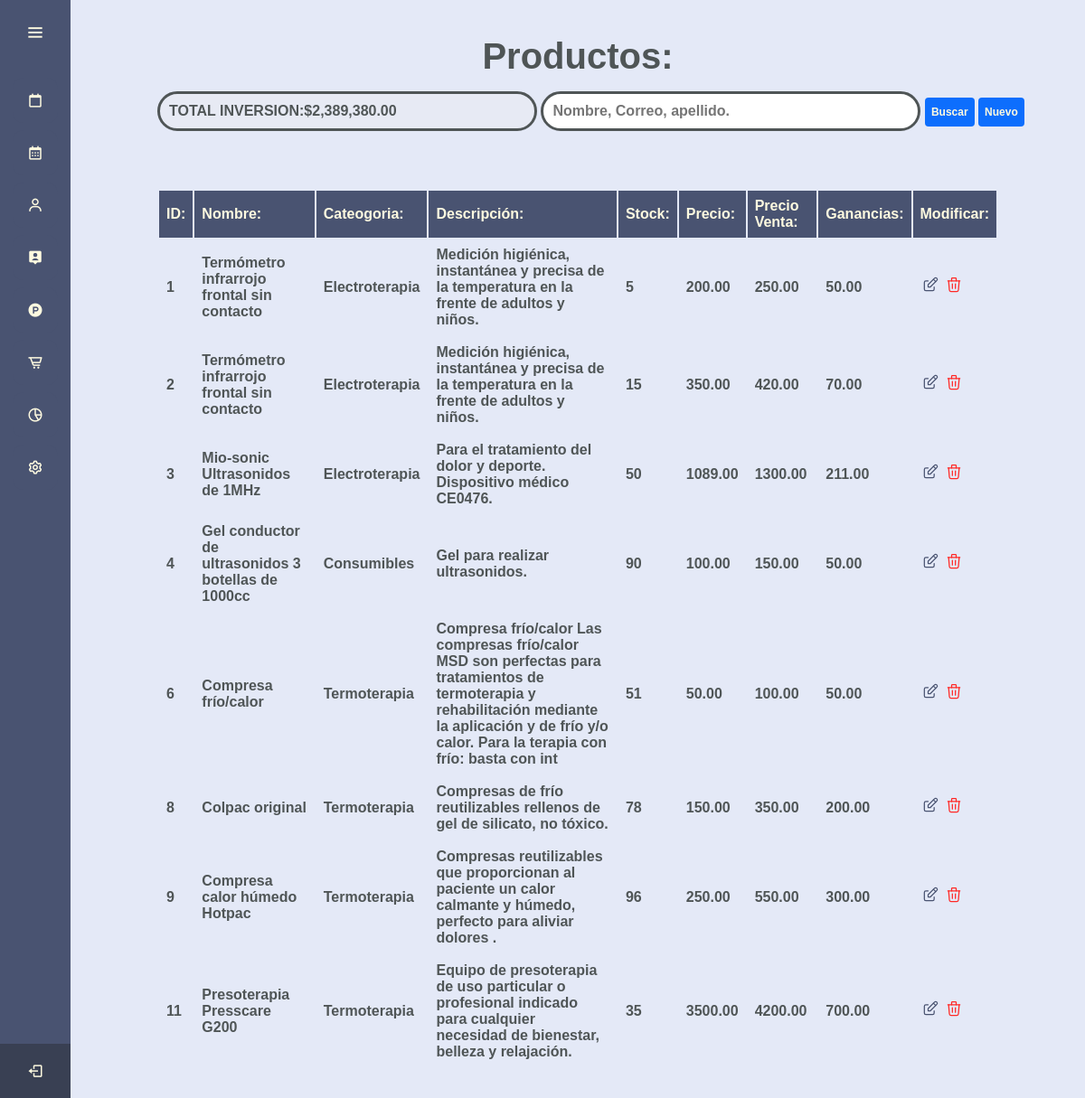
The app's page /views/shop/admin.php?action=productos (signed in) with its own data.
### tables this page shows
create table articulod(
    Ar_id INTEGER NOT NULL AUTO_INCREMENT,
    id_categoria integer not null,
    ganancia decimal(11,2) not null,
    Ar_descripcion varchar(200) not null,
    Ar_precioVenta  decimal(11,2) not null,
    Ar_nombre varchar(50) not null,
    Ar_stock integer not null,
    Ar_precioCosto decimal(11,2) not null,
    img longblob NOT NULL,
    inv_date varchar(14) not null,
    lastinv_date varchar(14) not null,
    PRIMARY KEY (Ar_id),
    FOREIGN KEY (id_categoria) REFERENCES categoria(id_categoria)
)DEFAULT CHARSET=utf8 COLLATE=utf8_unicode_ci;

create table categoria(
    id_categoria INTEGER NOT NULL AUTO_INCREMENT,
    nombre_cat varchar(50) not null,
    PRIMARY KEY (id_categoria)
)DEFAULT;

### modulos/productos.php (the view, shortened to what this page needs)
<?php
$buscar = $_POST["buscar"];
$query = "SELECT SUM(Ar_precioCosto)* SUM(Ar_stock) FROM articulod;";
$consulta = mysqli_query($connect, $query);
$row = mysqli_fetch_array($consulta);
$totalp = $row[0];
$total = number_format($totalp, 2);
?>
<div class="contenedor">
    <div class="iniciar">
        <h2 class="animate__animated animate__fadeInUp">Productos:</h2>
    </div>
    <div class="columnas">
        <div class="col1 animate__animated animate__zoomIn">
            <form action="admin.php?action=productos" method="post">
                <input disabled class="inp " type="search" name="buscar" value="<?php echo "TOTAL INVERSION:$" . $total  ?>">
                <input class="inp " type="search" name="buscar" placeholder="Nombre, Correo, apellido." required>
                <input class="btnn btn-primary botonhh" type="submit" value="Buscar">
                <a href="admin.php?action=nuevoproducto" class="btnn btn-primary botonhh">Nuevo</a>
            </form>
        </div>
    </div>
</div>
<main class="container animate__animated animate__zoomIn">
    <div class="contenedor">
        <div class="">
            <div class="tabla">
                <table class="table">
                    <thead>
                        <tr>
                            <th colspan="1">ID:</th>
                            <th colspan="1">Nombre:</th>
                            <th colspan="2">Cateogoria:</th>
                            <th colspan="2">Descripción:</th>
                            <th colspan="1">Stock:</th>
                            <th colspan="1">Precio:</th>
                            <th colspan="1">Precio Venta:</th>
                            <th colspan="1">Ganancias:</th>
                            <th colspan="1">Modificar:</th>
                        </tr>
                    </thead>
                    <tbody>
                        <?php
                        $query = "SELECT *  FROM articulod a INNER JOIN categoria b ON  a.id_categoria= b.id_categoria;";
                        $consulta = mysqli_query($connect, $query);
                        if ($buscar == NULL or $buscar == "") {
                            while ($row = mysqli_fetch_array($consulta)) {
                        ?>
                                <tr>
                                    <td colspan="1"><?php echo $row['Ar_id'] ?></td>
                                    <td colspan="1"><?php echo $row['Ar_nombre'] ?></td>
                                    <td colspan="2"><?php echo $row['nombre_cat'] ?></td>
                                    <td colspan="2"><?php echo $row['Ar_descripcion'] ?></td>
                                    <td colspan="1"><?php echo $row['Ar_stock'] ?></td>
                                    <td colspan="1"><?php echo $row['Ar_precioCosto'] ?></td>
                                    <td colspan="1"><?php echo $row['Ar_precioVenta'] ?></td>
                                    <td colspan="1"><?php echo $row['ganancia'] ?></td>
                                    <td colspan="1">
                                        <?php
                                        $link = "../shop/admin.php?action=editproducto&id=" . $row['Ar_id'];
                                        $link2 = "../shop/admin.php?action=modal&eliminar=producto&id=" . $row['Ar_id'];
                                        ?>
                                        <a href="<?php echo $link ?>" class="btn" onlick="">
                                            <svg xmlns="http://www.w3.org/2000/svg" class="icon icon-tabler icon-tabler-edit" width="20" height="20" viewBox="0 0 24 24" stroke-width="1.5" stroke="#495371" fill="none" stroke-linecap="round" stroke-linejoin="round">
                                        </a>
                                        <a href="<?php echo $link2 ?>" class="btn" id="open" onlick="">
                                        </a>
                                    </td>
                                <?php
                            }
                        }
                        ?>
                    </tbody>
                </table>
            </div>
        </div>
</main>

### css/admin.css (style rules this page uses)
:root { --letra-titulos: "Oswald", sans-serif; --letra-parrafos: "Montserrat", sans-serif; --color-header: #495371; --color-pheader: #fefae0; --color-titulos: #4f5556; --color-contacto: #3b6a71; --color-foot: #394053; --fn: "Seleccionar Archivo"; }
* { margin: 0; padding: 0; box-sizing: border-box; font-family: "Poppins", sans-serif; }
main { display: flex; align-items: center; justify-content: center; }
html { height: 100vh !important; position: relative; }
body { margin: 0; margin-bottom: 40px; max-height: 100%; }
@media (max-width: 1400px) { html { height: 80vh !important; position: static; } }
@media (max-width: 1400px) { body { max-height: 100%; } }
.inp { border-radius: 30px; border: 3px solid; width: 35vw; padding: 10px; color: var(--color-titulos); font-weight: 600; font-size: 16px; }
input { padding-bottom: 10px; }
.contenedor { width: 100%; padding-right: 6rem; padding-left: 6rem; margin-right: auto; margin-left: auto; }
h2 { font-family: var(--letra-parrafos); font-weight: 600; font-size: 40px; color: var(--color-titulos); text-align: center; }
.btn-primary { background-color: #0d6efd; border-color: #0d6efd; }
.botonhh { font-family: var(--letra-parrafos); font-weight: 600; font-size: 12px; color: var(--color-pheader); border-radius: 3; padding: 6px; }
.btn { display: inline-block; line-height: 1.5; text-align: center; text-decoration: none; vertical-align: middle; user-select: none; border: 1px solid transparent; border-radius: 0.25rem; transition: color 0.15s ease-in-out, background-color 0.15s ease-in-out, border-color 0.15s ease-in-out, box-shadow 0.15s ease-in-out; }
.btnn { display: inline-block; line-height: 1.5; text-align: center; text-decoration: none; vertical-align: middle; user-select: none; border: 1px solid transparent; border-radius: 0.25rem; transition: color 0.15s ease-in-out, background-color 0.15s ease-in-out, border-color 0.15s ease-in-out, box-shadow 0.15s ease-in-out; }
.table > :not(caption) > * > * { padding: 0.5rem 0.5rem; background-color: var(--bs-table-bg); border-bottom-width: 1px; box-shadow: inset 0 0 0 9999px var(--bs-table-accent-bg); }
th { display: table-cell; vertical-align: inherit; font-weight: bold; text-align: -internal-center; }
th { display: table-cell; vertical-align: inherit; font-weight: bold; text-align: -internal-center; text-align: left; }
.table { --bs-table-bg: transparent; --bs-table-accent-bg: transparent; --bs-table-striped-color: #212529; --bs-table-striped-bg: rgba(0, 0, 0, 0.05); --bs-table-active-color: #212529; --bs-table-active-bg: rgba(0, 0, 0, 0.1); --bs-table-hover-color: #212529; --bs-table-hover-bg: rgba(0, 0, 0, 0.075); width: 100%; margin-bottom: 2rem; color: #212529; vertical-align: top; border-color: #dee2e6; padding-top: 1rem; }
thead { border-bottom: 2px solid rgba(30, 27, 27, 0); background-color: var(--color-header); }
thead > tr > th { color: var(--color-pheader); }
td { color: var(--color-titulos); font-weight: 600; font-size: 16px; }
.columnas { display: inline-block; justify-content: center; width: 80vw; padding-bottom: 2rem; }
form { padding-top: 1rem; padding-bottom: 1rem; }

### records on screen
articulod: Ar_id "1", Ar_nombre "Termómetro infrarrojo frontal sin contacto", id_categoria.nombre_cat "Electroterapia", Ar_descripcion "Medición higiénica, instantánea y precisa de la temperatura en la frente de adultos y niños.", Ar_stock "5", Ar_precioCosto "200.00", Ar_precioVenta "250.00", ganancia "50.00"
articulod: Ar_id "2", Ar_nombre "Termómetro infrarrojo frontal sin contacto", id_categoria.nombre_cat "Electroterapia", Ar_descripcion "Medición higiénica, instantánea y precisa de la temperatura en la frente de adultos y niños.", Ar_stock "15", Ar_precioCosto "350.00", Ar_precioVenta "420.00", ganancia "70.00"
articulod: Ar_id "3", Ar_nombre "Mio-sonic Ultrasonidos de 1MHz", id_categoria.nombre_cat "Electroterapia", Ar_descripcion "Para el tratamiento del dolor y deporte. Dispositivo médico CE0476.", Ar_stock "50", Ar_precioCosto "1089.00", Ar_precioVenta "1300.00", ganancia "211.00"
articulod: Ar_id "4", Ar_nombre "Gel conductor de ultrasonidos 3 botellas de 1000cc", id_categoria.nombre_cat "Consumibles", Ar_descripcion "Gel para realizar ultrasonidos.", Ar_stock "90", Ar_precioCosto "100.00", Ar_precioVenta "150.00", ganancia "50.00"
articulod: Ar_id "6", Ar_nombre "Compresa frío/calor", id_categoria.nombre_cat "Termoterapia", Ar_descripcion "Compresa frío/calor Las compresas frío/calor MSD son perfectas para tratamientos de termoterapia y rehabilitación mediante la aplicación y de frío y/o calor. Para la terapia con frío: basta con int", Ar_stock "51", Ar_precioCosto "50.00", Ar_precioVenta "100.00", ganancia "50.00"
articulod: Ar_id "8", Ar_nombre "Colpac original", id_categoria.nombre_cat "Termoterapia", Ar_descripcion "Compresas de frío reutilizables rellenos de gel de silicato, no tóxico.", Ar_stock "78", Ar_precioCosto "150.00", Ar_precioVenta "350.00", ganancia "200.00"
articulod: Ar_id "9", Ar_nombre "Compresa calor húmedo Hotpac", id_categoria.nombre_cat "Termoterapia", Ar_descripcion "Compresas reutilizables que proporcionan al paciente un calor calmante y húmedo, perfecto para aliviar dolores .", Ar_stock "96", Ar_precioCosto "250.00", Ar_precioVenta "550.00", ganancia "300.00"
articulod: Ar_id "11", Ar_nombre "Presoterapia Presscare G200", id_categoria.nombre_cat "Termoterapia", Ar_descripcion "Equipo de presoterapia de uso particular o profesional indicado para cualquier necesidad de bienestar, belleza y relajación.", Ar_stock "35", Ar_precioCosto "3500.00", Ar_precioVenta "4200.00", ganancia "700.00"
